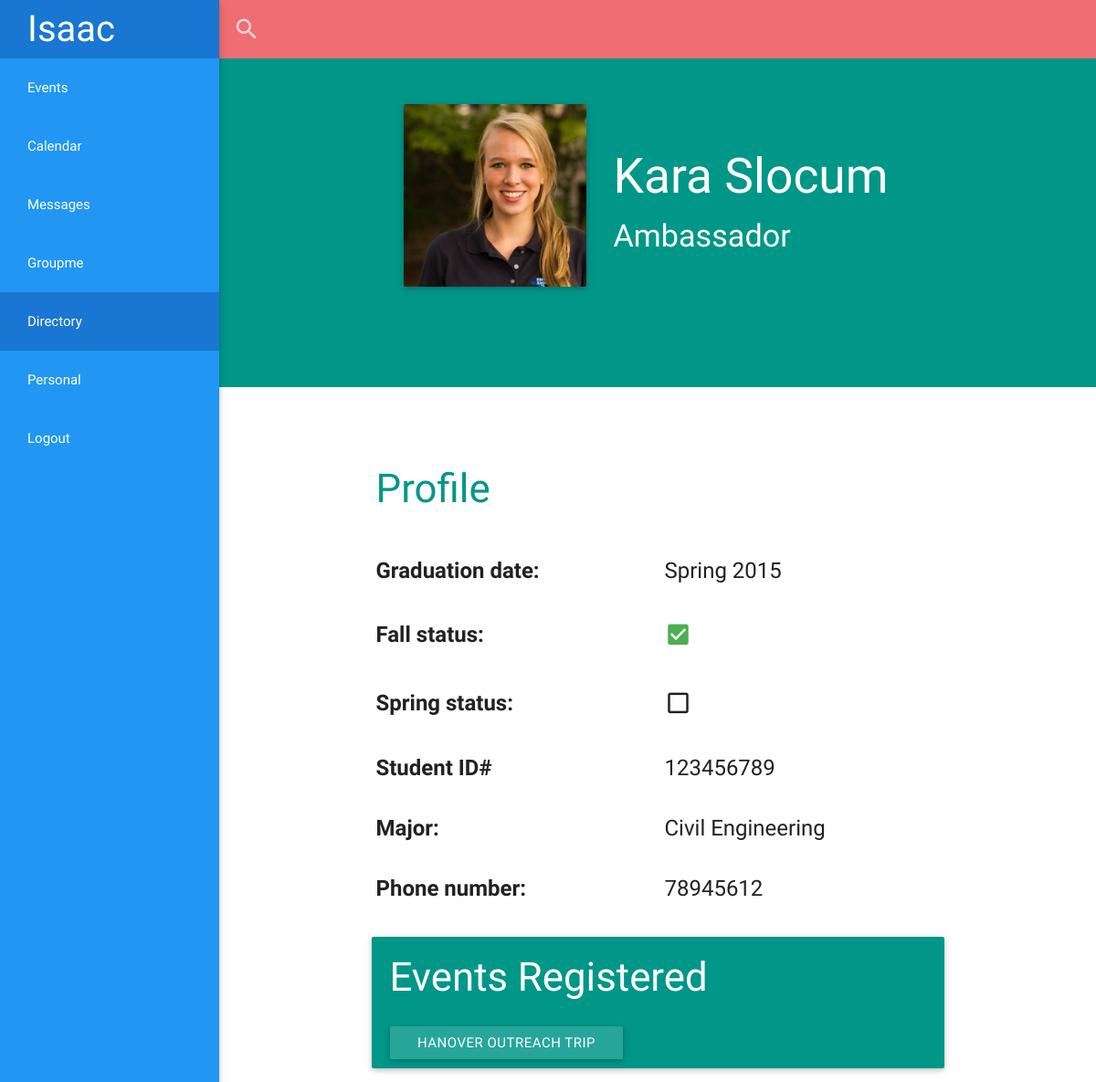
The app's page /directory/18 (signed in), older data.
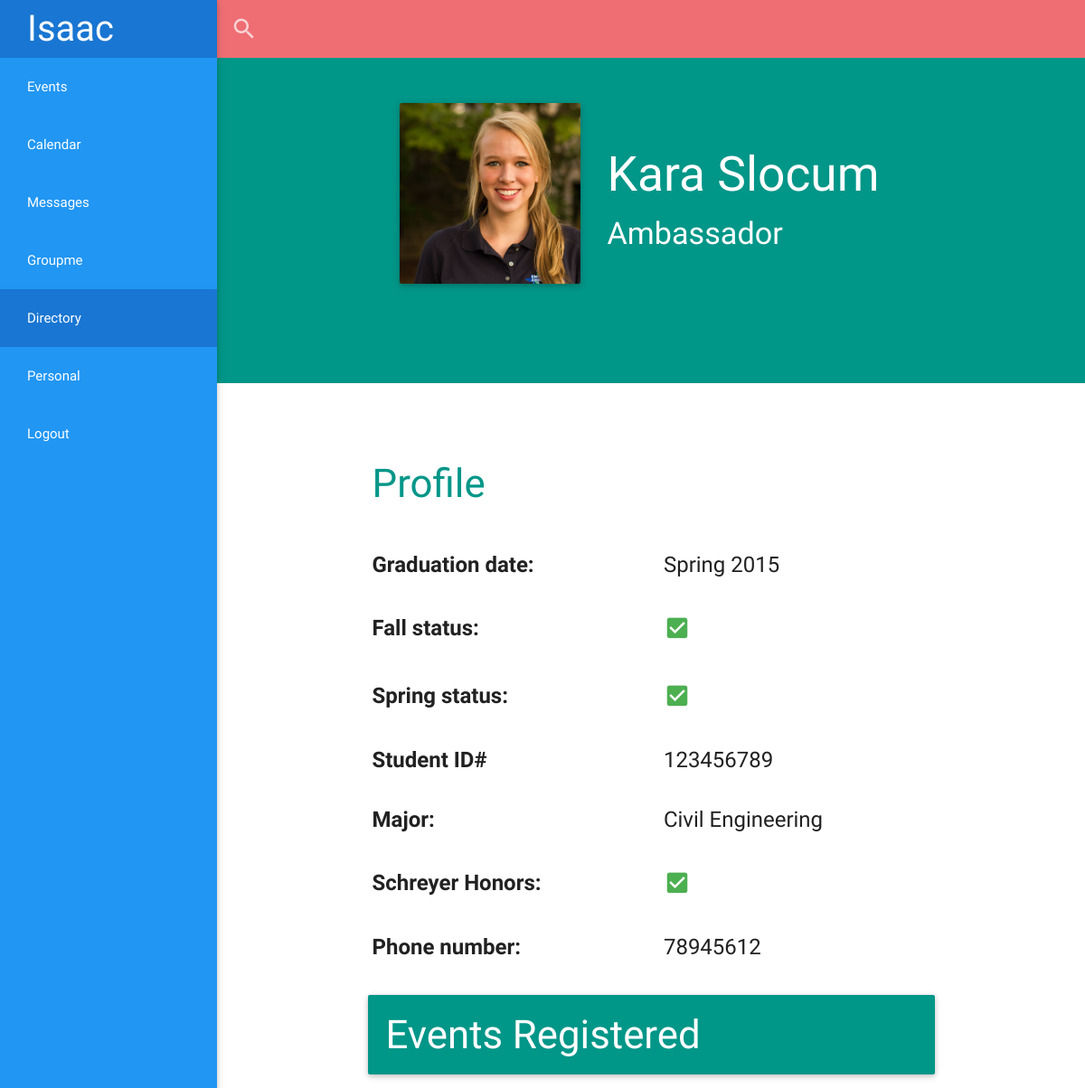
The same page, newer data.
### events/models.py (models this page shows, shortened)
class Event(models.Model):
	time = models.TimeField()
	date = models.DateField()
	hours = models.DecimalField(max_digits=3,decimal_places=1, blank = True, null = True, default=0)
	location = models.CharField(max_length = 140, blank = True, null = True)
	total_EAs = models.PositiveSmallIntegerField(default = 0, blank = True, null = True)
	EAs_needed = models.PositiveSmallIntegerField(default = 0, blank = True, null = True, editable=False)
	note = models.CharField(max_length = 500, blank = True, null = True, default="No additional notes")
	EAs_registered = models.ManyToManyField(User, related_name= "event", blank = True)
	objects = InheritanceManager()
	def __unicode__(self):
		if hasattr(self, 'outreachtrip'):
			return self.outreachtrip.__unicode__()
		elif hasattr(self, 'tour'):
			return self.tour.__unicode__()
		elif hasattr(self, 'engrclass'):
			return self.engrclass.__unicode__()
		elif hasattr(self, 'mycoe'):
			return self.mycoe.__unicode__()
		elif hasattr(self, 'freshmanseminar'):
			return self.freshmanseminar.__unicode__()
		else:
			return 'Event'

class OutreachTrip(Event):
	school = models.CharField(max_length=30)
	def __unicode__(self):
		return self.school + " Outreach Trip"

### directory/views.py (the view, shortened to what this page needs)
# urls.py: url(r'^(?P<ambassador_id>\d+)', views.ambassador_profile, name = 'ambassador_profile'),
@login_required(login_url='/login/')
def ambassador_profile(request, ambassador_id = None):
    stylesheet = 'personal/profile.css'
    app = 'directory'
    user = get_object_or_404(User, id = ambassador_id)
    ambassador = get_object_or_404(EngineeringAmbassador, user = user)
    events_registered = user.event.all()
    return render(request, 'directory/ambassador_profile.html', {'stylesheet':stylesheet, 'app': app, 'ambassador':ambassador, 'events_registered':events_registered, })

### personal/models.py (called while the page is built)
     def __unicode__(self):
		return self.user.first_name + ' ' + self.user.last_name

### directory/templates/directory/ambassador_profile.html
{% include 'header.html' %}
{% include 'directory/directory_search.html' %}
{% include 'personal/profile_header.html' %}
{% include 'personal/profile_template.html' %}
{% include 'personal/profile_events.html' %}
{% include 'footer.html' %}

### personal/templates/personal/profile_template.html (shortened to what this page needs)
<div id="profile" class="container">
    <table>
    <tr>
        <th><h3 class="teal-text">Profile</h3></th>
    </tr>
        <tr>
            <th>Graduation date:</th>
            <td>{{ambassador.grad_semester}} {{ambassador.grad_year}}</td>
        </tr>
        <tr>
            <th>Fall status:</th>
            <td>{% if ambassador.fall_status %}<i class="green-text small mdi-toggle-check-box"></i>{% else %}<i class="small mdi-toggle-check-box-outline-blank"></i>{% endif %}</td>
        </tr>
        <tr>
            <th>Spring status:</th>
            <td>{% if ambassador.spring_status %}<i class="green-text small mdi-toggle-check-box"></i>{% else %}<i class="small mdi-toggle-check-box-outline-blank"></i>{% endif %}</td>
        </tr>
        <tr>
            <th>Student ID#</th>
            <td>{{ambassador.student_id}}</td>
        </tr>
        <tr>
            <th>Major:</th>
            <td>{{ambassador.major}}</td>
        </tr>
        {% if ambassador.schreyer_honors %}
        <tr>
            <th>Schreyer Honors:</th>
            <td><i class="green-text small mdi-toggle-check-box"></i></td>
        </tr>
        {% endif %}
        <tr>
            <th>Phone number: </th>
            <td>{{ambassador.phone}}</td>
        </tr>
    </table>
</div>

### personal/templates/personal/profile_events.html
<div class="container">
    <div id="events" class="card teal white-text">
        <h3 id="events_registered">Events Registered</h3>
        {% for event in events_registered %}
            <div><a href="/events/{{event.detail_url}}" class="waves-effect waves-light btn">{{event}}</a></div>
        {% endfor %}
    </div>
</div>

Row changes from the older to the newer data that the page shows:
no longer on this page (row unchanged): Event: id.school "HANOVER OUTREACH TRIP"
changed EngineeringAmbassador "Ambassador": spring_status False → True (drawn); schreyer_honors False → True (drawn)
Text that changed along with them:
text now shown: "Schreyer Honors:"
